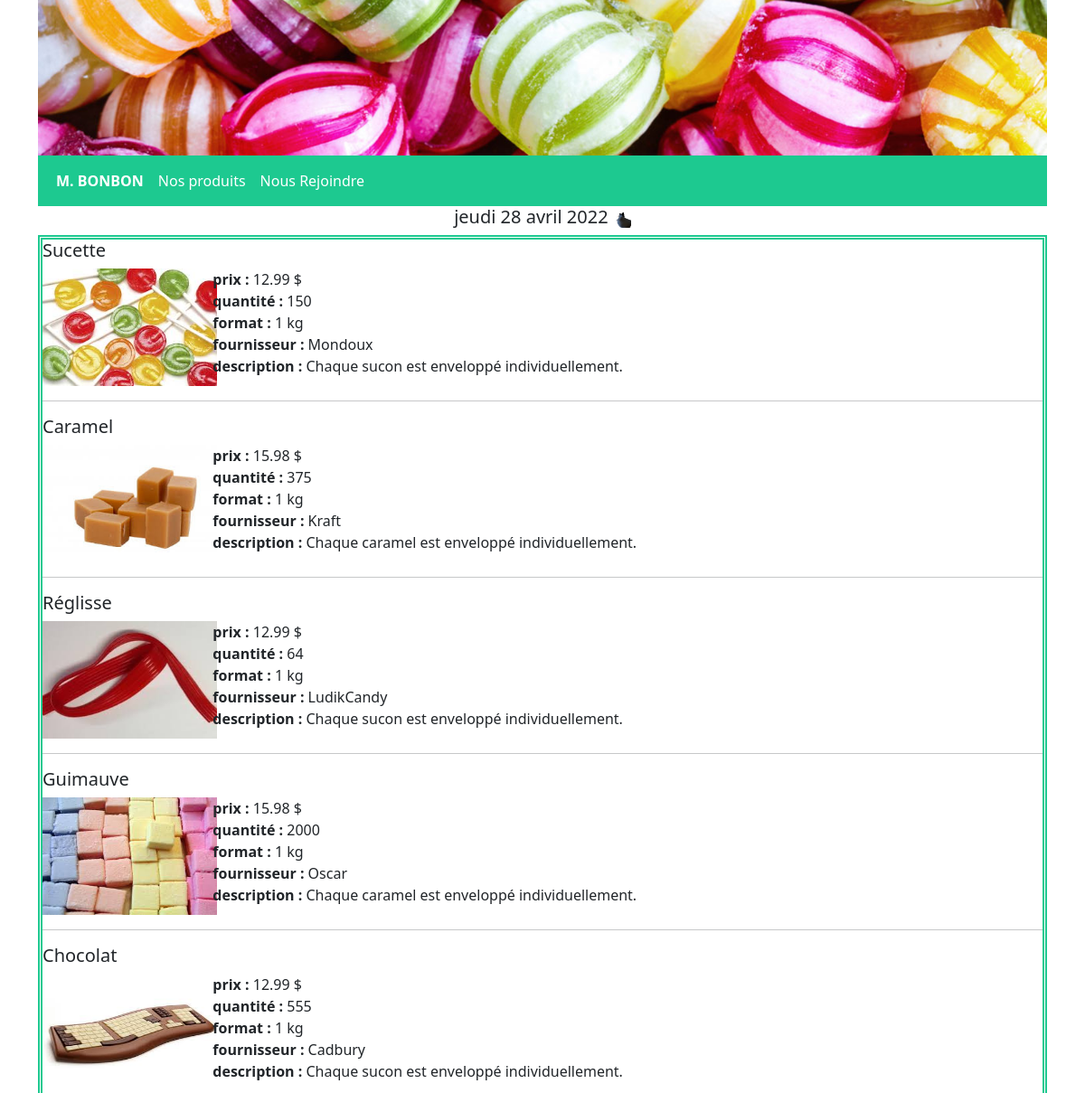
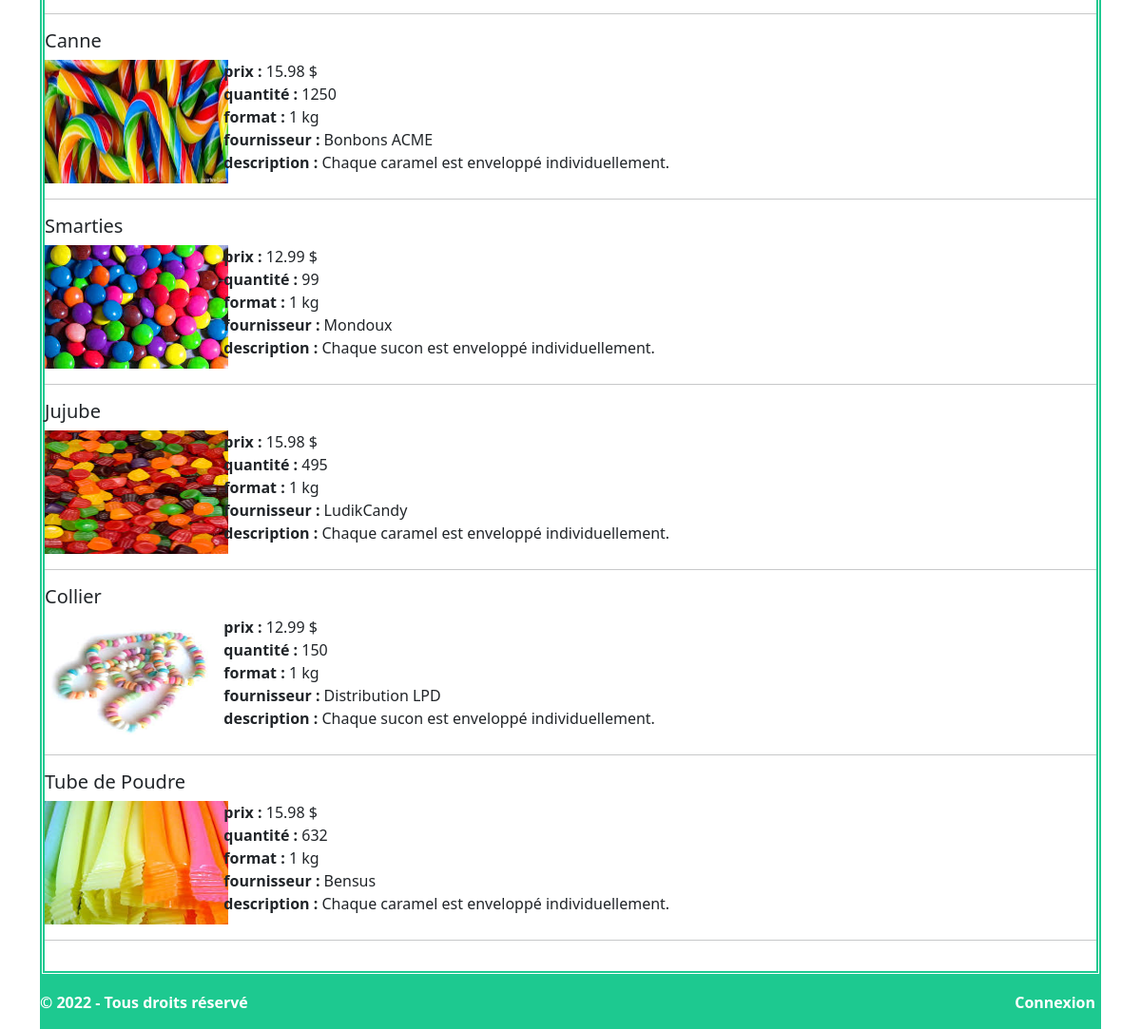
Page /produit.php on the committed database (2 pictures, top to bottom).
### tables this page shows
create table produit (
	idProduit smallint NOT NULL auto_increment,
	nomProduit varchar(100) NOT NULL,
	fournisseur varchar(50),
	quantite smallint,
	format varchar(25),
	prix float,
	description varchar(100),
	PRIMARY KEY (idProduit)
);

### librairies/fonction.php (the view, shortened to what this page needs)
<?php
function afficher($bd)
{
    $requete = "select * from produit";
    $resultat = mysqli_query($bd, $requete);
    while ($ligne = mysqli_fetch_array($resultat)) {
        echo "<h5>" . $ligne["nomProduit"] . "</h5>",
        "<div class=row >",
        "<div class=col-lg-2 >
        <img src=image/$ligne[idProduit].jpg width=193px, height=130px>
        </div>",
        "<div class=col-lg-10> <b> prix : </b> " . $ligne["prix"],
        " $",
        "<br>",
        "<b> quantité : </b> " . $ligne["quantite"],
        "<br>",
        "<b> format : </b> " . $ligne["format"],
        "<br>",
        "<b> fournisseur : </b> " . $ligne["fournisseur"],
        "<br>",
        "<b> description : </b> " . $ligne["description"],
        "<br>",
        "</div><br>";
        print("</div><hr>");
    };
}

### inclus/header.php (shortened to what this page needs)
<head>
    <link href="https://cdn.jsdelivr.net/npm/bootstrap@5.1.3/dist/css/bootstrap.min.css" rel="stylesheet">
    <PHP>
        <link rel="stylesheet" type="text/css" href="./css/fuck.css">
</head>
<PHP>
    </head>
    <body>
            <?php $abc = "<script>document.write(aujourdhui)</script>" ?>
        <div class="container">
            <img src="image/bonbon2.png" alt="" width="100%">
            <nav class="navbar navbar-expand-md navbar-light ">
                <div class="container-fluid">
                    <ul class="navbar-nav">
                        <li class="nav-item">
                            <a class="nav-link" href="index.php"><b>M. BONBON</b></a>
                        </li>
                        <li class="nav-item">
                            <a class="nav-link" href="produit.php">Nos produits</a>
                        </li>
                        <li class="nav-item">
                            <a class="nav-link" href="rejoindre.php">Nous Rejoindre</a>
                        </li>
                    </ul>
                </div>
            </nav>
            <h5 align="center"><?php echo $abc; ?> <img src="./image/272763019_1152288498910085_8983358321687026070_n__1_-removebg-preview.png" alt="" width="20px" height="20px" z></h5>

### produit.php (shortened to what this page needs)
<?php
include 'inclus/header.php'
?>
<?php
require "librairies/fonction.php";
?>
<div id="texte">
    <form name="item" action="produit.php?action=ajouter" method="post">
        <table>
            <?php afficher($bd) ?>
        </table>
    </form>
</div>
<?php
include 'inclus/footer.php'
?>

### inclus/footer.php
<div class="footer-copyright">
    <p><b>© 2022 - Tous droits réservé</b></p>
    <p><b><a href="connection.php" id="connection">Connexion </a></b></p>
</div>
</div>
</body>
</html>

### css/fuck.css (style rules this page uses)
.navbar.navbar-expand-md.navbar-light { background-color: rgb(29, 201, 144); }
.navbar-light .navbar-nav .nav-link { color: rgb(255, 255, 255); }
#texte { border: thick double rgb(29, 201, 144); }
.footer-copyright { background-color: rgb(29, 201, 144); position: relative; display: flex; flex-wrap: wrap; align-items: center; justify-content: space-between; padding-top: 1rem; margin-bottom: 0; }
.footer-copyright p { color: white; align-items: center; }
#connection { color: white; text-decoration: none; margin-right: 6px; }

### rows in the picture
produit: nomProduit "Sucette", shows a picture, prix "12.99", quantite "150", format "1 kg", fournisseur "Mondoux", description "Chaque sucon est enveloppé individuellement."
produit: nomProduit "Caramel", shows a picture, prix "15.98", quantite "375", format "1 kg", fournisseur "Kraft", description "Chaque caramel est enveloppé individuellement."
produit: nomProduit "Réglisse", shows a picture, prix "12.99", quantite "64", format "1 kg", fournisseur "LudikCandy", description "Chaque sucon est enveloppé individuellement."
produit: nomProduit "Guimauve", shows a picture, prix "15.98", quantite "2000", format "1 kg", fournisseur "Oscar", description "Chaque caramel est enveloppé individuellement."
produit: nomProduit "Chocolat", shows a picture, prix "12.99", quantite "555", format "1 kg", fournisseur "Cadbury", description "Chaque sucon est enveloppé individuellement."
produit: nomProduit "Canne", shows a picture, prix "15.98", quantite "1250", format "1 kg", fournisseur "Bonbons ACME", description "Chaque caramel est enveloppé individuellement."
produit: nomProduit "Smarties", shows a picture, prix "12.99", quantite "99", format "1 kg", fournisseur "Mondoux", description "Chaque sucon est enveloppé individuellement."
produit: nomProduit "Jujube", shows a picture, prix "15.98", quantite "495", format "1 kg", fournisseur "LudikCandy", description "Chaque caramel est enveloppé individuellement."
produit: nomProduit "Collier", shows a picture, prix "12.99", quantite "150", format "1 kg", fournisseur "Distribution LPD", description "Chaque sucon est enveloppé individuellement."
produit: nomProduit "Tube de Poudre", shows a picture, prix "15.98", quantite "632", format "1 kg", fournisseur "Bensus", description "Chaque caramel est enveloppé individuellement."
